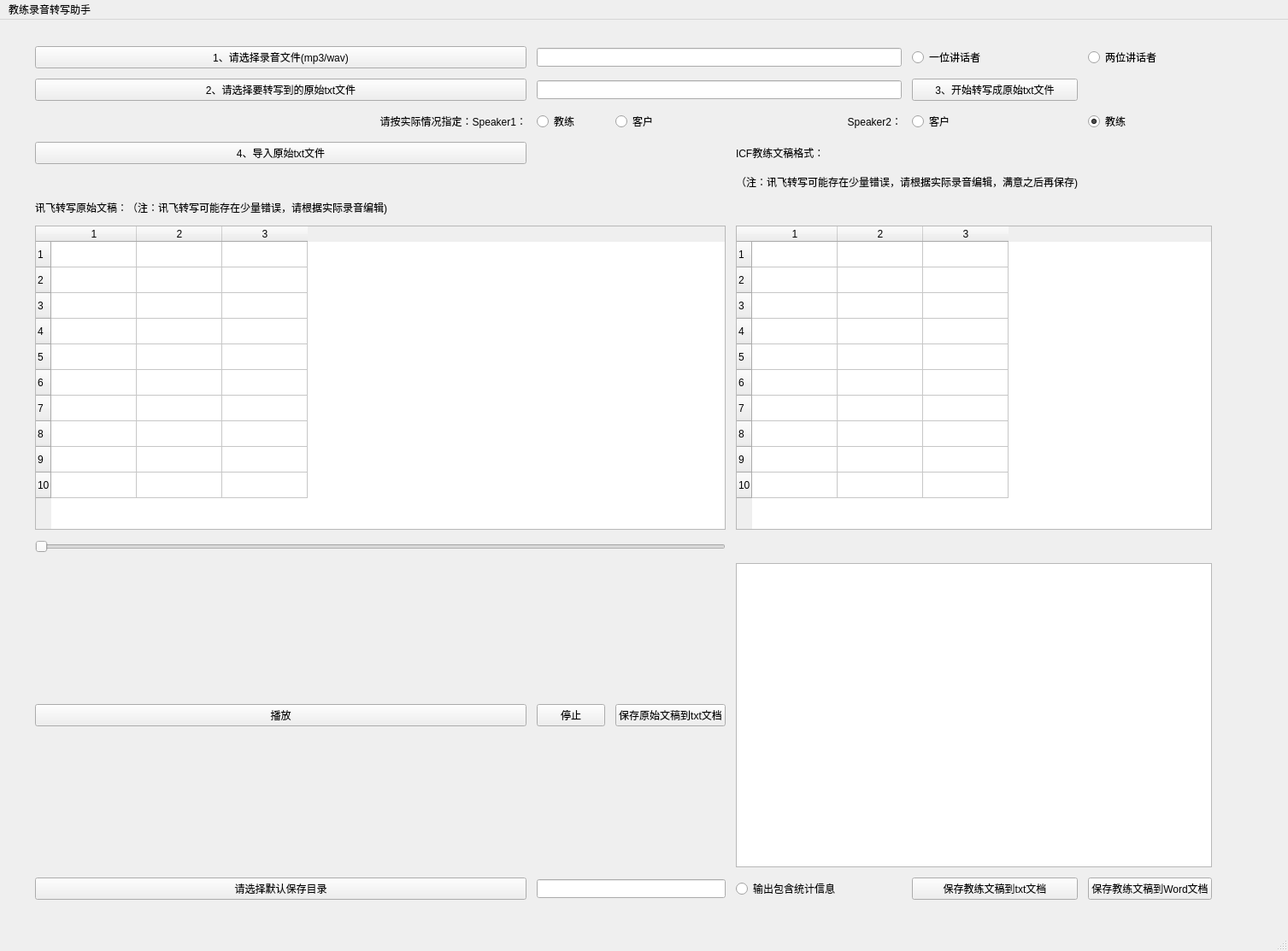
<?xml version="1.0" encoding="UTF-8"?>
<ui version="4.0">
 <class>MainWindow</class>
 <widget class="QMainWindow" name="MainWindow">
  <property name="geometry">
   <rect>
    <x>0</x>
    <y>0</y>
    <width>1507</width>
    <height>1113</height>
   </rect>
  </property>
  <property name="windowTitle">
   <string>MainWindow</string>
  </property>
  <widget class="QWidget" name="centralwidget">
   <widget class="QWidget" name="gridLayoutWidget">
    <property name="geometry">
     <rect>
      <x>30</x>
      <y>20</y>
      <width>1399</width>
      <height>1021</height>
     </rect>
    </property>
    <layout class="QGridLayout" name="gridLayout" rowstretch="0,0,0,0,0,0,0,0,0,0,0,0,0,0,0,0,0" columnstretch="1,0,0,0,0,0">
     <property name="leftMargin">
      <number>11</number>
     </property>
     <property name="topMargin">
      <number>11</number>
     </property>
     <property name="rightMargin">
      <number>11</number>
     </property>
     <property name="bottomMargin">
      <number>11</number>
     </property>
     <property name="spacing">
      <number>12</number>
     </property>
     <item row="0" column="0">
      <widget class="QPushButton" name="btn_locate_audio_file">
       <property name="text">
        <string>1、请选择录音文件(mp3/wav)</string>
       </property>
      </widget>
     </item>
     <item row="3" column="1">
      <widget class="QRadioButton" name="radioButton_s1iscoach">
       <property name="text">
        <string>教练</string>
       </property>
       <property name="checked">
        <bool>false</bool>
       </property>
      </widget>
     </item>
     <item row="15" column="1">
      <widget class="QPushButton" name="btn_stop_audio">
       <property name="text">
        <string>停止</string>
       </property>
      </widget>
     </item>
     <item row="15" column="2">
      <widget class="QPushButton" name="btn_save_raw_to_txt">
       <property name="text">
        <string>保存原始文稿到txt文档</string>
       </property>
      </widget>
     </item>
     <item row="3" column="4">
      <widget class="QRadioButton" name="radioButton_s2isclient">
       <property name="text">
        <string>客户</string>
       </property>
       <property name="checkable">
        <bool>true</bool>
       </property>
      </widget>
     </item>
     <item row="3" column="3">
      <widget class="QLabel" name="label_2">
       <property name="text">
        <string>Speaker2：</string>
       </property>
       <property name="alignment">
        <set>Qt::AlignRight|Qt::AlignTrailing|Qt::AlignVCenter</set>
       </property>
      </widget>
     </item>
     <item row="14" column="0" colspan="3">
      <widget class="QSlider" name="horizontalSlider_audio">
       <property name="orientation">
        <enum>Qt::Horizontal</enum>
       </property>
      </widget>
     </item>
     <item row="13" column="0" colspan="3">
      <widget class="QTableWidget" name="tableWidget_raw">
       <property name="rowCount">
        <number>10</number>
       </property>
       <property name="columnCount">
        <number>3</number>
       </property>
       <row/>
       <row/>
       <row/>
       <row/>
       <row/>
       <row/>
       <row/>
       <row/>
       <row/>
       <row/>
       <column/>
       <column/>
       <column/>
      </widget>
     </item>
     <item row="3" column="2">
      <widget class="QRadioButton" name="radioButton_s1isclient">
       <property name="text">
        <string>客户</string>
       </property>
      </widget>
     </item>
     <item row="16" column="5">
      <widget class="QPushButton" name="btn_save_icf_to_word">
       <property name="text">
        <string>保存教练文稿到Word文档</string>
       </property>
      </widget>
     </item>
     <item row="16" column="0">
      <widget class="QPushButton" name="btn_locate_output_path">
       <property name="text">
        <string>请选择默认保存目录</string>
       </property>
      </widget>
     </item>
     <item row="12" column="0">
      <widget class="QLabel" name="label_3">
       <property name="text">
        <string>讯飞转写原始文稿：（注：讯飞转写可能存在少量错误，请根据实际录音编辑)</string>
       </property>
      </widget>
     </item>
     <item row="1" column="0">
      <widget class="QPushButton" name="pushButton">
       <property name="text">
        <string>2、请选择要转写到的原始txt文件</string>
       </property>
      </widget>
     </item>
     <item row="0" column="1" colspan="3">
      <widget class="QLineEdit" name="lineEdit_audio_file"/>
     </item>
     <item row="3" column="0">
      <widget class="QLabel" name="label">
       <property name="layoutDirection">
        <enum>Qt::LeftToRight</enum>
       </property>
       <property name="text">
        <string>请按实际情况指定：Speaker1：</string>
       </property>
       <property name="alignment">
        <set>Qt::AlignRight|Qt::AlignTrailing|Qt::AlignVCenter</set>
       </property>
      </widget>
     </item>
     <item row="11" column="3" colspan="2">
      <widget class="QLabel" name="label_6">
       <property name="text">
        <string>（注：讯飞转写可能存在少量错误，请根据实际录音编辑，满意之后再保存)</string>
       </property>
      </widget>
     </item>
     <item row="16" column="4">
      <widget class="QPushButton" name="btn_save_icf_to_txt">
       <property name="text">
        <string>保存教练文稿到txt文档</string>
       </property>
      </widget>
     </item>
     <item row="3" column="5">
      <widget class="QRadioButton" name="radioButton_s2iscoach">
       <property name="text">
        <string>教练</string>
       </property>
       <property name="checkable">
        <bool>true</bool>
       </property>
       <property name="checked">
        <bool>true</bool>
       </property>
      </widget>
     </item>
     <item row="1" column="4">
      <widget class="QPushButton" name="pushButton_2">
       <property name="text">
        <string>3、开始转写成原始txt文件</string>
       </property>
      </widget>
     </item>
     <item row="11" column="0" colspan="2">
      <widget class="QLabel" name="label_5">
       <property name="text">
        <string/>
       </property>
      </widget>
     </item>
     <item row="16" column="1" colspan="2">
      <widget class="QLineEdit" name="lineEdit_output_path"/>
     </item>
     <item row="0" column="5">
      <widget class="QRadioButton" name="radioButton_2">
       <property name="text">
        <string>两位讲话者</string>
       </property>
      </widget>
     </item>
     <item row="0" column="4">
      <widget class="QRadioButton" name="radioButton">
       <property name="text">
        <string>一位讲话者</string>
       </property>
      </widget>
     </item>
     <item row="4" column="3">
      <widget class="QLabel" name="label_4">
       <property name="text">
        <string>ICF教练文稿格式：</string>
       </property>
      </widget>
     </item>
     <item row="4" column="0">
      <widget class="QPushButton" name="pushButton_3">
       <property name="text">
        <string>4、导入原始txt文件</string>
       </property>
      </widget>
     </item>
     <item row="15" column="0">
      <widget class="QPushButton" name="btn_play_audio">
       <property name="text">
        <string>播放</string>
       </property>
      </widget>
     </item>
     <item row="16" column="3">
      <widget class="QRadioButton" name="radioButton_export_stat">
       <property name="text">
        <string>输出包含统计信息</string>
       </property>
      </widget>
     </item>
     <item row="1" column="1" colspan="3">
      <widget class="QLineEdit" name="lineEdit_audio_file_2"/>
     </item>
     <item row="15" column="3" colspan="3">
      <widget class="QTableWidget" name="tableWidget_stat"/>
     </item>
     <item row="13" column="3" colspan="3">
      <widget class="QTableWidget" name="tableWidget_icf">
       <property name="rowCount">
        <number>10</number>
       </property>
       <property name="columnCount">
        <number>3</number>
       </property>
       <row/>
       <row/>
       <row/>
       <row/>
       <row/>
       <row/>
       <row/>
       <row/>
       <row/>
       <row/>
       <column/>
       <column/>
       <column/>
      </widget>
     </item>
    </layout>
   </widget>
  </widget>
  <widget class="QMenuBar" name="menubar">
   <property name="geometry">
    <rect>
     <x>0</x>
     <y>0</y>
     <width>1507</width>
     <height>23</height>
    </rect>
   </property>
   <widget class="QMenu" name="menu">
    <property name="title">
     <string>教练录音转写助手</string>
    </property>
   </widget>
   <addaction name="menu"/>
  </widget>
  <widget class="QStatusBar" name="statusbar">
   <property name="enabled">
    <bool>true</bool>
   </property>
   <property name="font">
    <font>
     <pointsize>10</pointsize>
    </font>
   </property>
  </widget>
 </widget>
 <resources/>
 <connections>
  <connection>
   <sender>radioButton_s1iscoach</sender>
   <signal>toggled(bool)</signal>
   <receiver>radioButton_s1isclient</receiver>
   <slot>setChecked(bool)</slot>
   <hints>
    <hint type="sourcelabel">
     <x>185</x>
     <y>150</y>
    </hint>
    <hint type="destinationlabel">
     <x>266</x>
     <y>151</y>
    </hint>
   </hints>
  </connection>
 </connections>
</ui>
